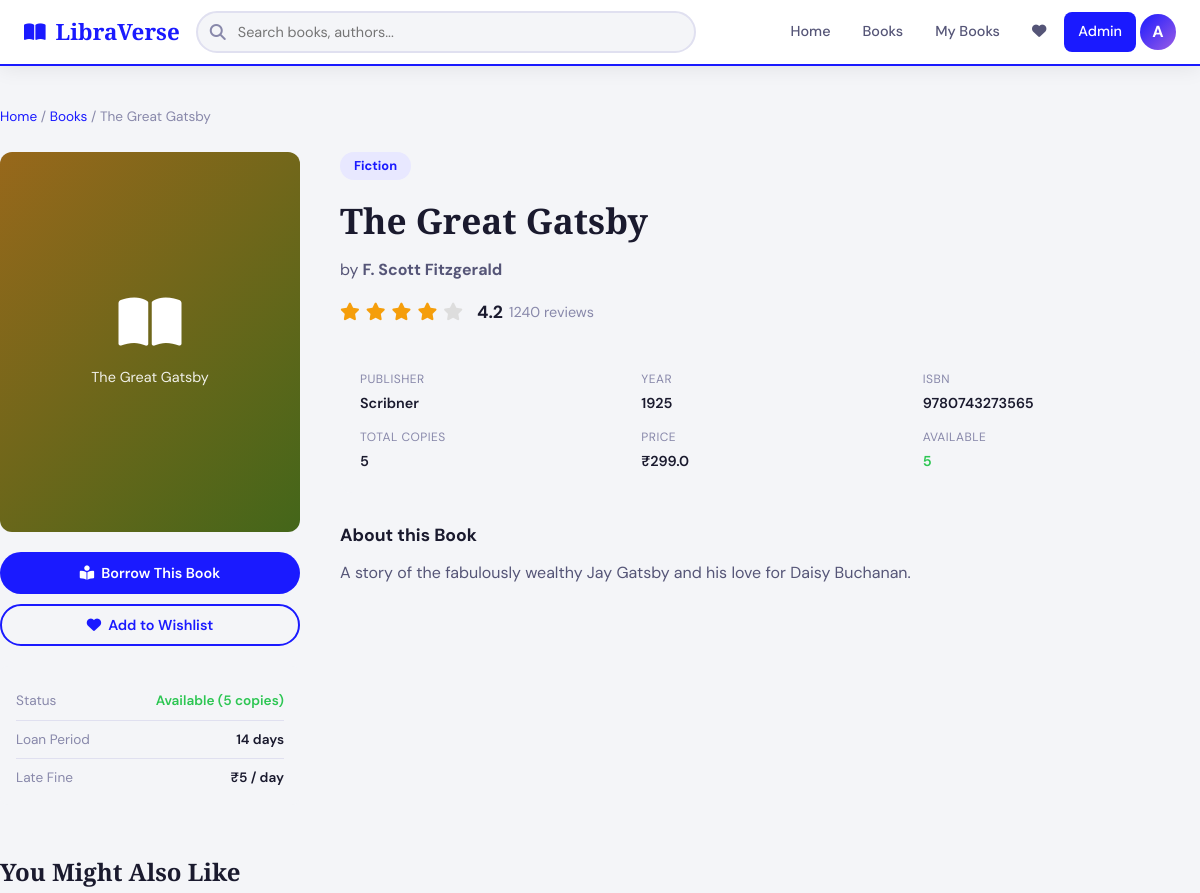
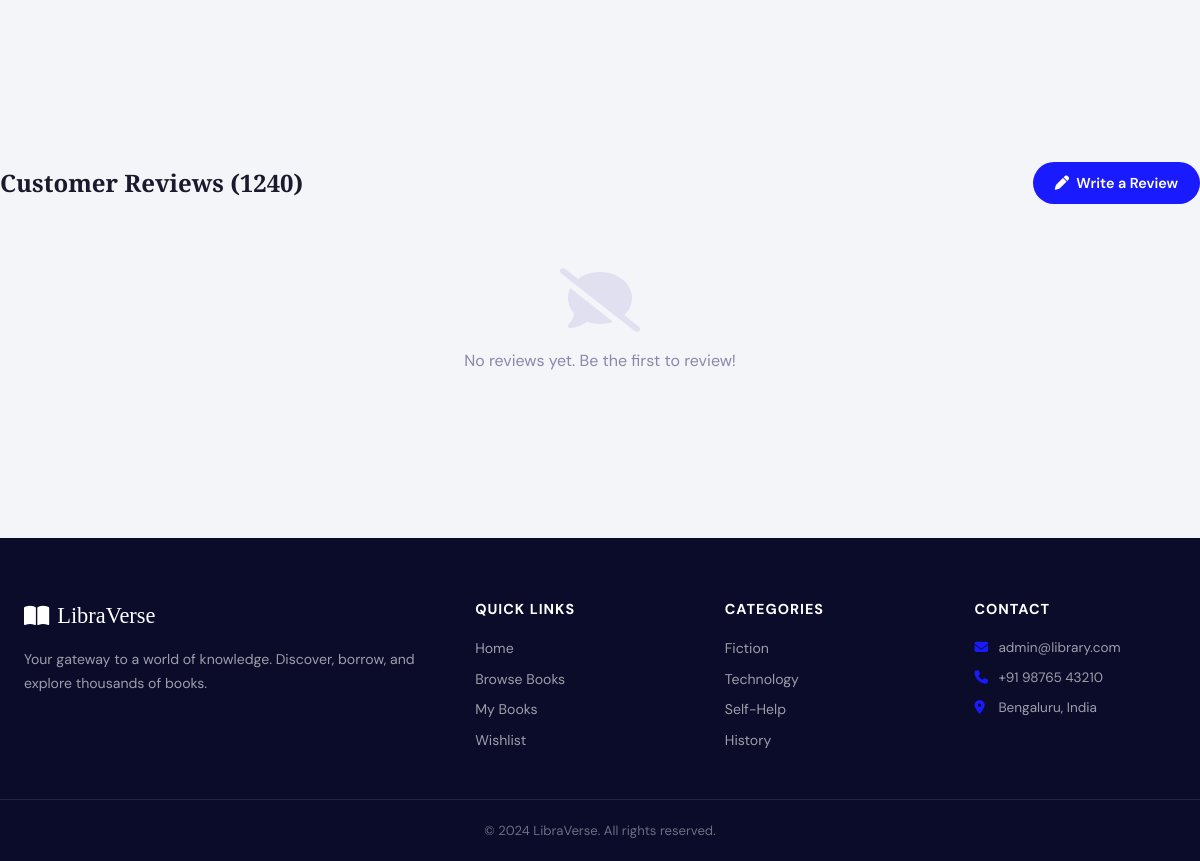
The app's page /book/1 (signed in) with its own data (2 pictures, top to bottom).
### tables this page shows
CREATE TABLE books (
            id INTEGER PRIMARY KEY AUTOINCREMENT,
            title TEXT NOT NULL,
            author TEXT NOT NULL,
            isbn TEXT UNIQUE,
            category TEXT,
            publisher TEXT,
            year INTEGER,
            total_copies INTEGER DEFAULT 1,
            available_copies INTEGER DEFAULT 1,
            price REAL DEFAULT 0,
            cover_image TEXT DEFAULT 'book_default.png',
            description TEXT,
            rating REAL DEFAULT 0,
            reviews_count INTEGER DEFAULT 0,
            added_date TEXT DEFAULT CURRENT_DATE
        );

### app.py (the view)
@app.route('/book/<int:book_id>')
def book_detail(book_id):
    if 'user_id' not in session:
        return redirect(url_for('login'))
    conn = get_db()
    book = conn.execute("SELECT * FROM books WHERE id=?", (book_id,)).fetchone()
    reviews = conn.execute("""
        SELECT r.*, u.name as user_name FROM reviews r
        JOIN users u ON r.user_id = u.id
        WHERE r.book_id=? ORDER BY r.date DESC
    """, (book_id,)).fetchall()
    in_wishlist = conn.execute("SELECT id FROM wishlist WHERE user_id=? AND book_id=?",
                               (session['user_id'], book_id)).fetchone()
    related = conn.execute("SELECT * FROM books WHERE category=? AND id!=? LIMIT 4",
                           (book['category'], book_id)).fetchall()
    conn.close()
    return render_template('book_detail.html', book=book, reviews=reviews,
                           in_wishlist=bool(in_wishlist), related=related)

### app.py (called while the page is built)
def get_db():
    conn = sqlite3.connect(DB_PATH)
    conn.row_factory = sqlite3.Row
    return conn

### templates/book_detail.html (shortened to what this page needs)
{% extends "base.html" %}
{% block content %}
<div class="container book-detail-page">
    <div class="breadcrumb">
        <a href="{{ url_for('index') }}">Home</a> /
        <a href="{{ url_for('books') }}">Books</a> /
        <span>{{ book.title }}</span>
    </div>
    <div class="book-detail-grid">
        <div class="book-detail-cover">
            <div class="detail-cover-img" style="background: linear-gradient(135deg, hsl({{ book.id * 37 }}, 70%, 35%), hsl({{ book.id * 37 + 50 }}, 60%, 25%))">
                <i class="fas fa-book-open"></i>
                <span>{{ book.title }}</span>
            </div>
            <div class="detail-actions">
                <button class="btn btn-primary btn-full borrow-main-btn" id="borrowBtn" onclick="borrowBook({{ book.id }})">
                    <i class="fas fa-book-reader"></i> Borrow This Book
                </button>
                <button class="btn btn-outline btn-full wishlist-main-btn {% if in_wishlist %}active{% endif %}" onclick="toggleWishlist({{ book.id }}, this)">
                    <i class="fas fa-heart"></i> {{ 'Remove from Wishlist' if in_wishlist else 'Add to Wishlist' }}
                </button>
            </div>
            <div class="detail-quick-info">
                <div class="qi-item">
                    <span class="qi-label">Status</span>
                    <span class="qi-value {% if book.available_copies > 0 %}text-green{% else %}text-red{% endif %}">
                        {{ 'Available (' + book.available_copies|string + ' copies)' if book.available_copies > 0 else 'Not Available' }}
                    </span>
                </div>
                <div class="qi-item">
                    <span class="qi-label">Loan Period</span>
                    <span class="qi-value">14 days</span>
                </div>
                <div class="qi-item">
                    <span class="qi-label">Late Fine</span>
                    <span class="qi-value">₹5 / day</span>
                </div>
            </div>
        </div>
        <div class="book-detail-info">
            <span class="book-cat-badge">{{ book.category }}</span>
            <h1 class="detail-title">{{ book.title }}</h1>
            <p class="detail-author">by <strong>{{ book.author }}</strong></p>
            <div class="detail-rating">
                {% for i in range(5) %}
                <i class="fas fa-star {% if i < book.rating|int %}star-filled{% else %}star-empty{% endif %}"></i>
                {% endfor %}
                <span class="rating-num">{{ book.rating }}</span>
                <span class="rating-count">{{ book.reviews_count }} reviews</span>
            </div>
            <div class="detail-meta-grid">
                <div class="dm-item"><span class="dm-label">Publisher</span><span class="dm-value">{{ book.publisher or 'N/A' }}</span></div>
                <div class="dm-item"><span class="dm-label">Year</span><span class="dm-value">{{ book.year or 'N/A' }}</span></div>
                <div class="dm-item"><span class="dm-label">ISBN</span><span class="dm-value">{{ book.isbn or 'N/A' }}</span></div>
                <div class="dm-item"><span class="dm-label">Total Copies</span><span class="dm-value">{{ book.total_copies }}</span></div>
                <div class="dm-item"><span class="dm-label">Price</span><span class="dm-value">₹{{ book.price }}</span></div>
                <div class="dm-item"><span class="dm-label">Available</span><span class="dm-value text-green">{{ book.available_copies }}</span></div>
            </div>
            <div class="detail-description">
                <h3>About this Book</h3>
                <p>{{ book.description or 'No description available.' }}</p>
            </div>
        </div>
    </div>
    {% if related %}
    <div class="related-section">
        <h2>You Might Also Like</h2>
        <div class="books-row">
        </div>
    </div>
    {% endif %}
    <div class="reviews-section">
        <div class="reviews-header">
            <h2>Customer Reviews ({{ book.reviews_count }})</h2>
            <button class="btn btn-primary" onclick="document.getElementById('reviewModal').style.display='flex'">
                <i class="fas fa-pen"></i> Write a Review
            </button>
        </div>
        {% if reviews %}
        <div class="reviews-list">
            {% for rev in reviews %}
            <div class="review-card">
                <div class="review-header">
                    <div class="reviewer-avatar">{{ rev.user_name[0]|upper }}</div>
                    <div class="reviewer-info">
                        <strong>{{ rev.user_name }}</strong>
                        <span>{{ rev.date }}</span>
                    </div>
                    <div class="review-stars">
                        {% for i in range(5) %}<i class="fas fa-star {% if i < rev.rating %}star-filled{% endif %}"></i>{% endfor %}
                    </div>
                </div>
                <p class="review-text">{{ rev.comment }}</p>
            </div>
            {% endfor %}
        </div>
        {% else %}
        <div class="empty-state small">
            <i class="fas fa-comment-slash"></i>
            <p>No reviews yet. Be the first to review!</p>
        </div>
        {% endif %}
    </div>
</div>
{% endblock %}

### static/css/style.css (style rules this page uses)
:root { --primary: #1a1aff; --primary-dark: #0000cc; --primary-light: #e8e8ff; --accent: #ff6b35; --accent2: #ffd60a; --bg: #f4f5f8; --bg2: #ffffff; --bg3: #0b0c2a; --text: #1a1a2e; --text2: #555577; --text3: #8888aa; --border: #e0e0f0; --card-shadow: 0 2px 16px rgba(26,26,255,0.07); --card-shadow-hover: 0 8px 32px rgba(26,26,255,0.15); --radius: 12px; --radius-sm: 8px; --green: #2dc653; --red: #e63946; --orange: #f77f00; }
* { box-sizing: border-box; margin: 0; padding: 0; }
html { scroll-behavior: smooth; }
body { font-family: 'DM Sans', sans-serif; background: var(--bg); color: var(--text); line-height: 1.6; }
.btn { display: inline-flex; align-items: center; gap: 7px; padding: 10px 20px; border-radius: 50px; font-family: inherit; font-size: 0.9rem; font-weight: 600; cursor: pointer; text-decoration: none; border: 2px solid transparent; transition: all .2s; white-space: nowrap; }
.btn-primary { background: var(--primary); color: white; }
.btn-outline { border-color: var(--primary); color: var(--primary); background: transparent; }
.btn-full { width: 100%; justify-content: center; }
.container { max-width: 1400px; margin: 0 auto; padding: 0 24px; }
.books-row { display: grid; grid-template-columns: repeat(auto-fill, minmax(280px, 1fr)); gap: 16px; }
.book-detail-page { padding: 40px 0; }
.breadcrumb { font-size: 0.85rem; color: var(--text3); margin-bottom: 24px; }
.breadcrumb a { color: var(--primary); text-decoration: none; }
.book-detail-grid { display: grid; grid-template-columns: 300px 1fr; gap: 40px; margin-bottom: 48px; }
.detail-cover-img { width: 100%; height: 380px; border-radius: var(--radius); display: flex; flex-direction: column; align-items: center; justify-content: center; gap: 16px; color: white; font-size: 3.5rem; margin-bottom: 20px; }
.detail-cover-img span { font-size: 0.9rem; text-align: center; padding: 0 20px; opacity: 0.9; }
.detail-actions { display: flex; flex-direction: column; gap: 10px; margin-bottom: 20px; }
.detail-quick-info { background: var(--bg); border-radius: var(--radius-sm); padding: 16px; }
.qi-item { display: flex; justify-content: space-between; padding: 8px 0; border-bottom: 1px solid var(--border); font-size: 0.85rem; }
.qi-item:last-child { border: none; padding-bottom: 0; }
.qi-label { color: var(--text3); }
.qi-value { font-weight: 600; }
.text-green { color: var(--green); }
.book-cat-badge { display: inline-block; background: var(--primary-light); color: var(--primary); padding: 4px 14px; border-radius: 50px; font-size: 0.8rem; font-weight: 700; margin-bottom: 12px; }
.detail-title { font-family: 'Playfair Display', serif; font-size: 2.2rem; margin-bottom: 8px; }
.detail-author { font-size: 1rem; color: var(--text2); margin-bottom: 16px; }
.detail-rating { display: flex; align-items: center; gap: 6px; margin-bottom: 24px; }
.detail-rating i { font-size: 1.1rem; color: #ddd; }
.star-filled { color: #f59e0b !important; }
.star-empty { color: #ddd; }
.rating-num { font-size: 1.1rem; font-weight: 700; margin-left: 8px; }
.rating-count { color: var(--text3); font-size: 0.9rem; }
.detail-meta-grid { display: grid; grid-template-columns: 1fr 1fr 1fr; gap: 12px 24px; margin-bottom: 28px; padding: 20px; background: var(--bg); border-radius: var(--radius); }
.dm-item { display: flex; flex-direction: column; gap: 3px; }
.dm-label { font-size: 0.75rem; color: var(--text3); text-transform: uppercase; letter-spacing: 0.5px; }
.dm-value { font-size: 0.9rem; font-weight: 600; }
.detail-description h3 { font-size: 1.1rem; margin-bottom: 10px; }
.detail-description p { color: var(--text2); line-height: 1.7; }
.reviews-section { margin-top: 48px; }
.reviews-header { display: flex; align-items: center; justify-content: space-between; margin-bottom: 24px; }
.reviews-header h2 { font-family: 'Playfair Display', serif; font-size: 1.5rem; }
.related-section { margin-top: 48px; }
.related-section h2 { font-family: 'Playfair Display', serif; font-size: 1.5rem; margin-bottom: 20px; }
.empty-state { text-align: center; padding: 80px 20px; }
.empty-state i { font-size: 4rem; color: var(--border); margin-bottom: 16px; display: block; }
.empty-state p { color: var(--text3); margin-bottom: 24px; }
.empty-state.small { padding: 40px 20px; }

### records on screen
books: title "The Great Gatsby", available_copies "Available (5 copies)", category "Fiction", author "F. Scott Fitzgerald", rating "4.2", reviews_count "1240", publisher "Scribner", year "1925", isbn "9780743273565", total_copies "5", price "299.0", available_copies "5", description "A story of the fabulously wealthy Jay Gatsby and his love for Daisy Buchanan."

### other values on screen
{{ session.user_name[0] | upper }} "A"
{{ 'Remove from Wishlist' if in_wishlist else 'Add to Wishlist' }} "Add to Wishlist"
